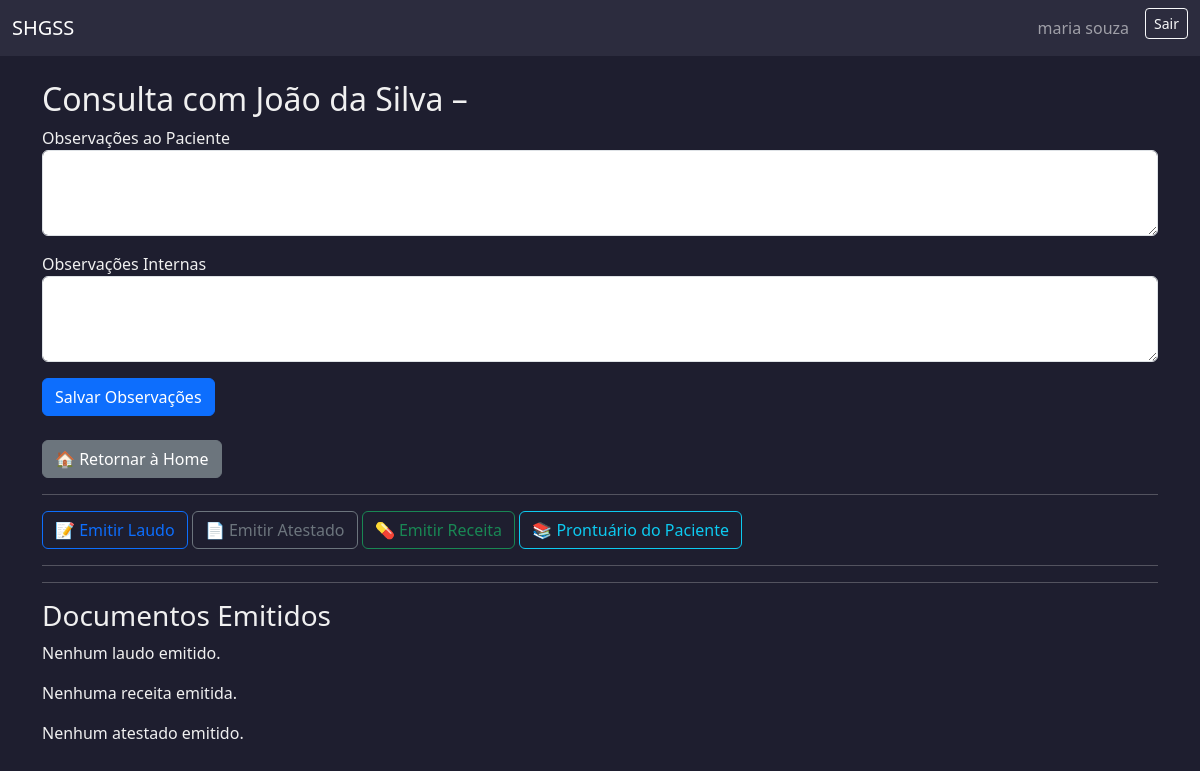
/consultas/3/detalhar/ (signed in), run on an earlier commit of the app's database.
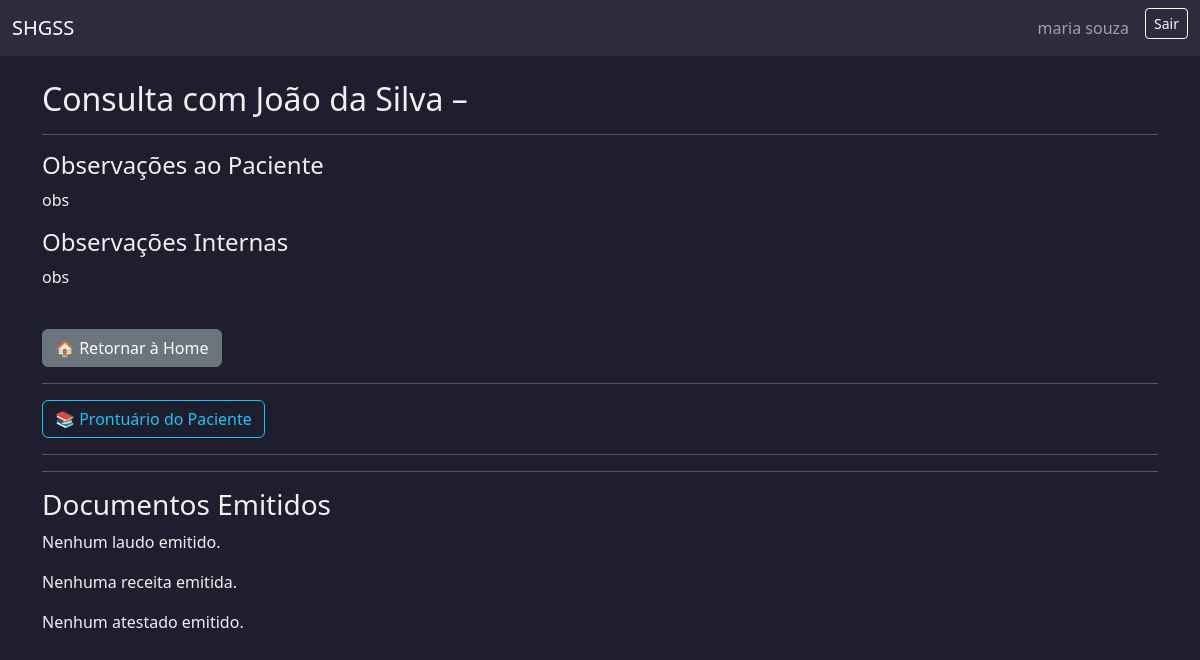
And on a later commit of the database.
### usuarios/models.py (models this page shows, shortened)
class AtendimentoBase(models.Model):
    STATUS_CHOICES = [
        ('agendada', 'Agendada'),
        ('cancelada', 'Cancelada'),
        ('em_andamento', 'Em atendimento'),
        ('finalizada', 'Finalizada'),
    ]
    status = models.CharField(max_length=20, choices=STATUS_CHOICES, default='agendada')
    observacoes_visiveis = models.TextField(blank=True, null=True)
    observacoes_internas = models.TextField(blank=True, null=True)
    encaminhamento = models.TextField(blank=True, null=True)
    criado_em = models.DateTimeField(auto_now_add=True)
    atualizado_em = models.DateTimeField(auto_now=True)
    motivo_cancelamento = models.TextField(blank=True, null=True)
    data_cancelamento = models.DateTimeField(null=True, blank=True)
    class Meta:
        abstract = True

class Consulta(AtendimentoBase):
    agenda = models.ForeignKey(
        'AgendaConsulta',
        on_delete=models.PROTECT,
        related_name='consultas'
    )
    medico = models.ForeignKey(
        settings.AUTH_USER_MODEL,
        on_delete=models.CASCADE,
        limit_choices_to={'role': 'medico'},
        related_name='consultas_como_medico'
    )
    paciente = models.ForeignKey(
        settings.AUTH_USER_MODEL,
        on_delete=models.CASCADE,
        limit_choices_to={'role': 'paciente'},
        related_name='consultas_como_paciente'
    )
    cancelado_por = models.ForeignKey(
        settings.AUTH_USER_MODEL,
        on_delete=models.SET_NULL,
        null=True,
        blank=True,
        related_name='consultas_canceladas'
    )
    valor = models.DecimalField(max_digits=8, decimal_places=2, default=250.00)

class Usuario(AbstractUser):
    ROLE_CHOICES = [
        ('paciente', 'Paciente'),
        ('medico', 'Médico'),
        ('administrativo', 'Administrativo'),
        ('financeiro', 'Financeiro'),
    ]
    cpf = models.CharField(max_length=14, unique=True, blank=False, null=False)
    telefone = models.CharField(max_length=20)
    rua = models.CharField(max_length=100)
    numero = models.CharField(max_length=10)
    bairro = models.CharField(max_length=50)
    cidade = models.CharField(max_length=50)
    estado = models.CharField(max_length=2)
    cep = models.CharField(max_length=9)
    role = models.CharField(max_length=20, choices=ROLE_CHOICES)
    plano_saude = models.CharField(max_length=50, null=True, blank=True)
    numero_cartao_plano = models.CharField(max_length=30, null=True, blank=True)
    crm = models.CharField(max_length=20, null=True, blank=True)
    especialidade = models.CharField(max_length=50, null=True, blank=True)
    setor = models.CharField(max_length=50, null=True, blank=True)
    cargo = models.CharField(max_length=50, null=True, blank=True)

### usuarios/views.py (the view)
# urls.py: path('consultas/<int:pk>/detalhar/', views.detalhar_consulta, name='detalhar_consulta'),
@role_required('medico')
def detalhar_consulta(request, pk):
    consulta = get_object_or_404(Consulta, pk=pk, medico=request.user)
    if request.method == 'POST':
        form = ObservacoesConsultaForm(request.POST, instance=consulta)
        if form.is_valid():
            form.save()
            messages.success(request, 'Observações atualizadas com sucesso.')
            return redirect('detalhar_consulta', pk=pk)
    else:
        form = ObservacoesConsultaForm(instance=consulta)
    return render(request, 'consultas/detalhar_consulta.html', {
        'consulta': consulta,
        'form_observacoes': form,
        'is_teleconsulta': False
    })

### usuarios/forms.py
class ObservacoesConsultaForm(forms.ModelForm):
    class Meta:
        model = Consulta
        fields = ['observacoes_visiveis', 'observacoes_internas']
        widgets = {
            'observacoes_visiveis': forms.Textarea(attrs={'rows': 3, 'class': 'form-control'}),
            'observacoes_internas': forms.Textarea(attrs={'rows': 3, 'class': 'form-control'}),
        }

### templates/consultas/detalhar_consulta.html (shortened to what this page needs)
{% extends 'base.html' %}
{% block content %}
<h2>Consulta com {{ consulta.paciente.get_full_name }} – {{ consulta.data }} {{ consulta.horario_inicio }}</h2>
{% if form_observacoes and consulta.status != 'finalizada' %}
<form method="post">
    <div class="mb-3">
        <label for="{{ form_observacoes.observacoes_visiveis.id_for_label }}">Observações ao Paciente</label>
        {{ form_observacoes.observacoes_visiveis }}
    </div>
    <div class="mb-3">
        <label for="{{ form_observacoes.observacoes_internas.id_for_label }}">Observações Internas</label>
        {{ form_observacoes.observacoes_internas }}
    </div>
    <button type="submit" class="btn btn-primary">Salvar Observações</button>
</form>
{% else %}
<hr>
<h4>Observações ao Paciente</h4>
<p>{{ consulta.observacoes_visiveis|default:"Nenhuma observação visível." }}</p>
<h4>Observações Internas</h4>
<p>{{ consulta.observacoes_internas|default:"Nenhuma anotação interna." }}</p>
{% endif %}
<br>
<div class="mb-3">
  <a href="{% url 'redirecionar_dashboard' %}" class="btn btn-secondary">🏠 Retornar à Home</a>
</div>
<hr>
{% if consulta.status != 'finalizada' %}
  <a href="{% url 'emitir_laudo' consulta.id %}" class="btn btn-outline-primary">📝 Emitir Laudo</a>
  <a href="{% url 'emitir_atestado' consulta.id %}" class="btn btn-outline-secondary">📄 Emitir Atestado</a>
  <a href="{% url 'emitir_receita' consulta.id %}" class="btn btn-outline-success">💊 Emitir Receita</a>
{% endif %}
<a href="{% url 'visualizar_prontuario' consulta.paciente.id %}" class="btn btn-outline-info">📚 Prontuário do Paciente</a>
<hr>
<hr>
<h3>Documentos Emitidos</h3>
{% if instancia.laudos.all %}
  <h4>Laudos</h4>
  <ul>
    {% for laudo in instancia.laudos.all %}
      <li>
        Laudo de {{ laudo.criado_em|date:"d/m/Y H:i" }} —
        <a href="{% url 'visualizar_laudo' laudo.id %}" target="_blank">Download PDF</a>
      </li>
    {% endfor %}
  </ul>
{% else %}
  <p>Nenhum laudo emitido.</p>
{% endif %}
{% if instancia.receitas.all %}
  <h4>Receitas</h4>
  <ul>
    {% for receita in instancia.receitas.all %}
      <li>
        Receita de {{ receita.criado_em|date:"d/m/Y H:i" }} —
        <a href="{% url 'visualizar_receita' receita.id %}" target="_blank">Download PDF</a>
      </li>
    {% endfor %}
  </ul>
{% else %}
  <p>Nenhuma receita emitida.</p>
{% endif %}
{% if instancia.atestados.all %}
  <h4>Atestados</h4>
  <ul>
    {% for atestado in instancia.atestados.all %}
      <li>
        Atestado de {{ atestado.criado_em|date:"d/m/Y H:i" }} —
        <a href="{% url 'visualizar_atestado' atestado.id %}" target="_blank">Download PDF</a>
      </li>
    {% endfor %}
  </ul>
{% else %}
  <p>Nenhum atestado emitido.</p>
{% endif %}
{% endblock %}

What changed in the data, as far as the page shows it:
changed Consulta "João da Silva": status "em atendimento" → "finalizada" (drawn); observacoes_visiveis (not shown) → "obs"; observacoes_internas (not shown) → "obs"
Also different on the page:
text no longer shown: "Salvar Observações 📝 Emitir Laudo 📄 Emitir Atestado 💊 Emitir Receita"
